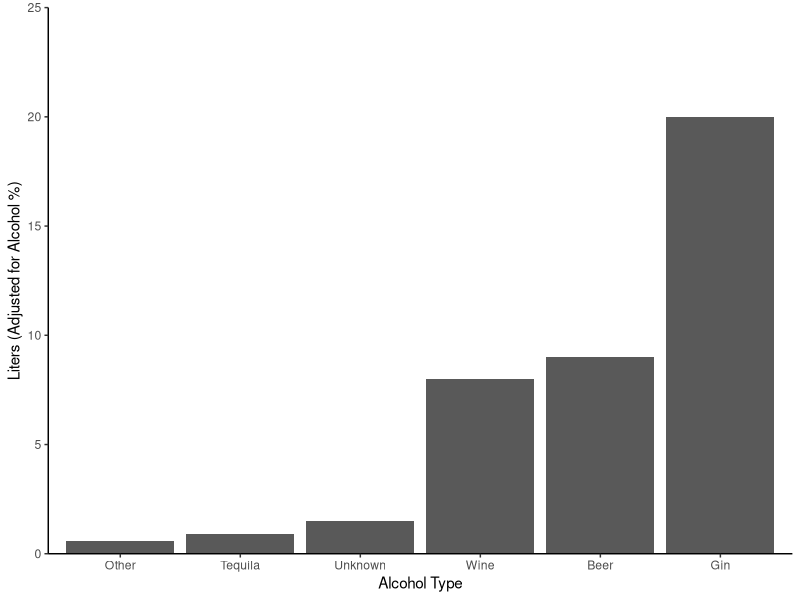

Source code (R): (Note: this script raises an error after producing the figure.)
library(ggplot2)

alcohols <- c("Other", "Tequila", "Unknown", "Wine", "Beer", "Gin")
alcohols <- factor(alcohols, levels=alcohols)
liters <- c(0.6,0.9,1.5,8,9,20)

alcoholTable <- data.frame(y=liters,
                           x=alcohols)
alcoholTable

g4 <- ggplot(alcoholTable, aes(x, y)) +
  geom_bar(stat="identity") +
  xlab("Alcohol Type") +
  ylab("Liters (Adjusted for Alcohol %)") +
  scale_y_continuous(expand=c(0,0), limits=c(0,25)) + 
  theme(axis.text = element_text(size=12),
        axis.title=element_text(size=14),
        legend.title=element_text(size=14),
        legend.text = element_text(size=12),
        panel.grid = element_blank(),
        axis.ticks = element_blank()) + 
  theme_classic() +
  ggsave("alcohol.png")
g4
